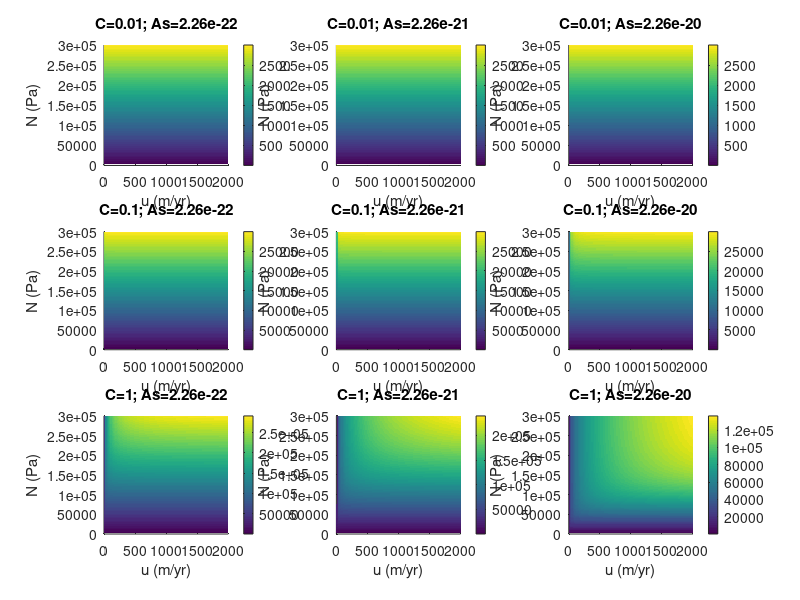

Here is the MATLAB script that generated this plot: (Note: this script raises an error after producing the figure.)
year = 60*60*24*365;
n = 3;
figure();
u_arr = linspace(1/year,2000/year);
u_mesh = ones(length(u_arr)).*u_arr;
N_arr = linspace(0.01,300000);
N_mesh = (ones(length(N_arr)).*N_arr)';
C = [0.01 0.1 1];
As = [2.26e-22,2.26e-21,2.26e-20];
c_limit = [0,3e5];
for i = 1:3
    for j = 1:3
        subplot(3,3,(i-1)*3 + j);
        tau = C(i)*N_mesh.*(u_mesh./(u_mesh + As(j)*(C(i)*N_mesh).^n)).^(1/n);
        surface(u_mesh*year,N_mesh,tau,'EdgeColor','none');colorbar;xlabel('u (m/yr)');ylabel('N (Pa)');
        %caxis(c_limit);set(gca,'ColorScale','log')
        title(['C=',num2str(C(i)),'; As=',num2str(As(j))]);

    end
end
sgtitle('Basal shear stress as a function of N, u, As, C');

